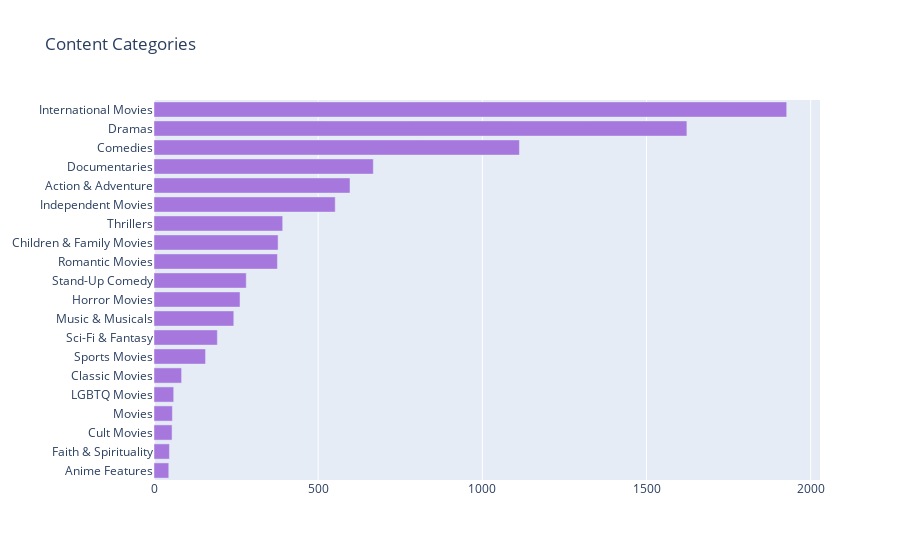

Notebook code for this chart:
### Code cell
col = "listed_in"
categories = ", ".join(d2['listed_in']).split(", ")
counter_list = collections.Counter(categories).most_common(50)
labels = [_[0] for _ in counter_list][::-1]
values = [_[1] for _ in counter_list][::-1]
trace1 = go.Bar(y=labels, x=values, orientation="h", name="TV Shows", marker=dict(color="#a678de"))

data = [trace1]
layout = go.Layout(title="Content Categories", legend=dict(x=0.1, y=1.1, orientation="h"))
fig = go.Figure(data, layout=layout)
fig.show()

### Figure 1 — Plotly figure (JSON) as saved in the notebook; plotly's stock layout.template omitted (floating-point values rounded to 4 significant figures)
{"data": [{"marker": {"color": "#a678de"}, "name": "TV Shows", "orientation": "h", "type": "bar", "x": [45, 47, 55, 56, 60, 84, 157, 193, 243, 262, 281, 376, 378, 392, 552, 597, 668, 1113, 1623, 1927], "y": ["Anime Features", "Faith & Spirituality", "Cult Movies", "Movies", "LGBTQ Movies", "Classic Movies", "Sports Movies", "Sci-Fi & Fantasy", "Music & Musicals", "Horror Movies", "Stand-Up Comedy", "Romantic Movies", "Children & Family Movies", "Thrillers", "Independent Movies", "Action & Adventure", "Documentaries", "Comedies", "Dramas", "International Movies"]}], "layout": {"legend": {"orientation": "h", "x": 0.1, "y": 1.1}, "title": {"text": "Content Categories"}}}
